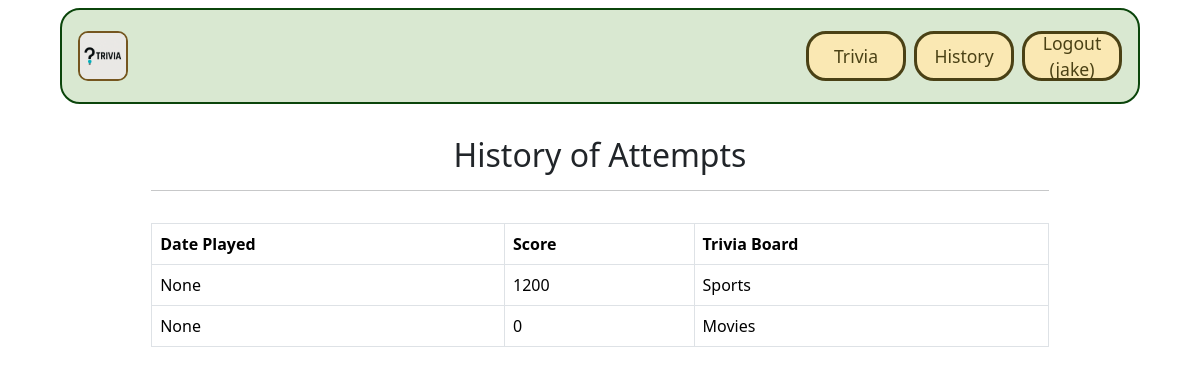
Before: /trivias/history/ (signed in) with the older database file.
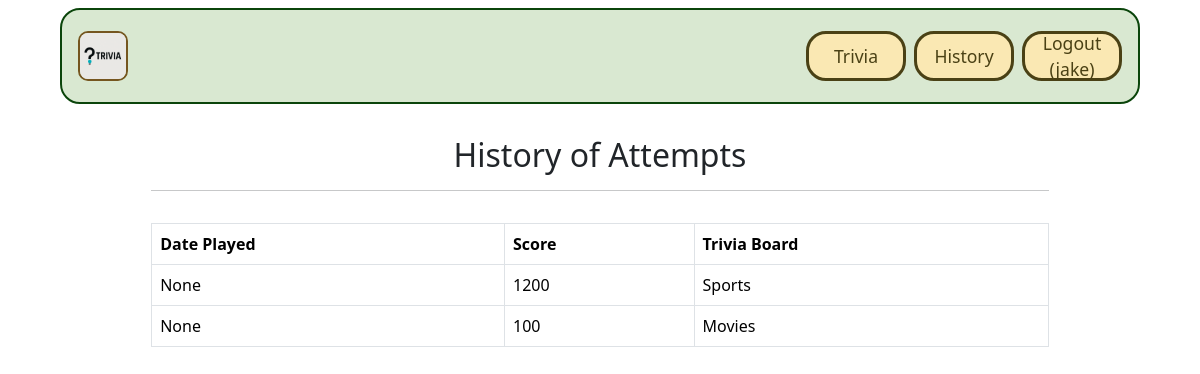
After: the same page with the newer database file.
### trivias/models.py (models this page shows, shortened)
class TriviaScore(models.Model):
    user = models.ForeignKey(User, on_delete=models.CASCADE)
    trivia = models.ForeignKey('Trivia', on_delete=models.CASCADE)
    score = models.IntegerField(default=0)
    last_played = models.DateTimeField(null=True, blank=True)

class Trivia(models.Model):
    id = models.AutoField(primary_key=True)
    name = models.CharField(max_length=255)
    difficulty = models.CharField(max_length=255)
    image = models.ImageField(upload_to='trivia_images/')
    url = models.CharField(max_length=255, blank=True, null=True)

### trivias/views.py (the view)
# urls.py: path('history/', views.history, name='history'),
def history(request):
    if request.user.is_authenticated:
        trivia_scores = TriviaScore.objects.filter(user=request.user).order_by('-last_played')
    else:
        trivia_scores = []
    return render(request, 'trivias/history.html', {'trivia_scores': trivia_scores})

### trivias/templates/trivias/history.html
{% extends 'base.html' %}
{% block content %}
<div class="p-3">
    <div class="container">
        <div class="row mt-3">
            <div class="col mx-auto mb-3 text-center">
                <h2>History of Attempts</h2>
                <hr />
            </div>
        </div>
        {% if trivia_scores %}
        <div class="row">
            <div class="col">
                <table class="table table-bordered">
                    <thead>
                        <tr>
                            <th>Date Played</th>
                            <th>Score</th>
                            <th>Trivia Board</th>
                        </tr>
                    </thead>
                    <tbody>
                        {% for score in trivia_scores %}
                        <tr>
                            <td>{{ score.last_played }}</td>
                            <td>{{ score.score }}</td>
                            <td>{{ score.trivia.name }}</td>
                        </tr>
                        {% endfor %}
                    </tbody>
                </table>
            </div>
        </div>
        {% else %}
        <div class="alert alert-info">
            No attempts yet for this trivia board.
        </div>
        {% endif %}
    </div>
</div>
{% endblock %}

Changed rows visible on the page:
changed TriviaScore "Movies": score "0" → "100"
